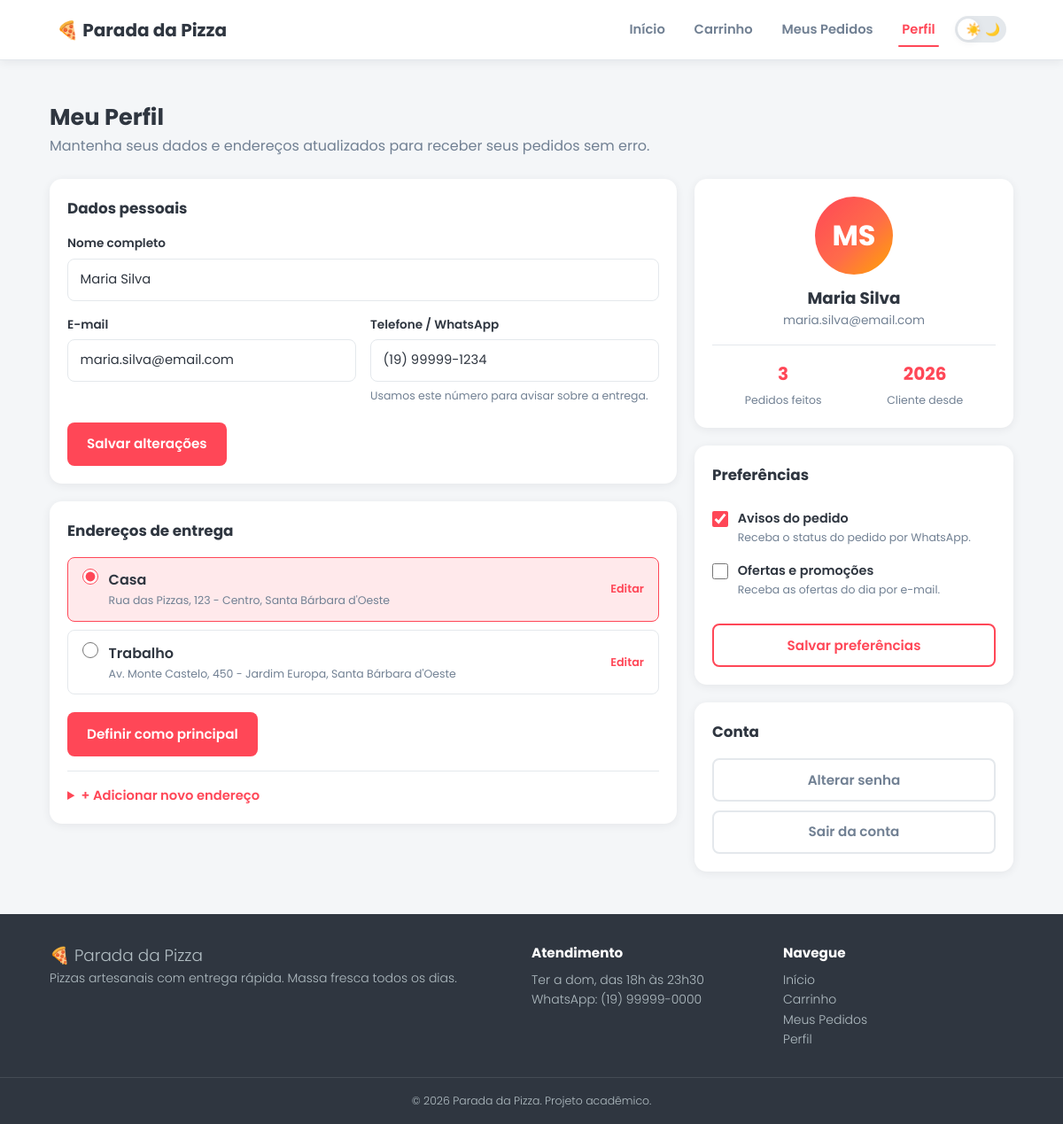
Page /perfil.php on the committed database.
### tables this page shows
CREATE TABLE usuarios (
  id          INT UNSIGNED NOT NULL AUTO_INCREMENT,
  nome        VARCHAR(100) NOT NULL,
  email       VARCHAR(150) NOT NULL,
  telefone    VARCHAR(20)  NOT NULL,
  pref_status TINYINT(1)   NOT NULL DEFAULT 1,
  pref_promo  TINYINT(1)   NOT NULL DEFAULT 0,
  criado_em   DATETIME     NOT NULL DEFAULT CURRENT_TIMESTAMP,
  PRIMARY KEY (id)
);

CREATE TABLE enderecos (
  id          INT UNSIGNED NOT NULL AUTO_INCREMENT,
  id_usuario  INT UNSIGNED NOT NULL,
  apelido     VARCHAR(50)  NULL,
  cep         VARCHAR(9)   NULL,
  numero      VARCHAR(10)  NOT NULL,
  rua         VARCHAR(150) NOT NULL,
  bairro      VARCHAR(100) NOT NULL,
  cidade      VARCHAR(100) NOT NULL,
  complemento VARCHAR(150) NULL,
  principal   TINYINT(1)   NOT NULL DEFAULT 0,
  PRIMARY KEY (id),
  FOREIGN KEY (id_usuario) REFERENCES usuarios (id)
);

### conexao.php (called while the page is built, shortened)
<?php
function e($texto): string
{
    return htmlspecialchars((string) $texto, ENT_QUOTES, 'UTF-8');
}
function endereco_completo(array $end): string
{
    return $end['rua'] . ', ' . $end['numero'] . ' - ' . $end['bairro'] . ', ' . $end['cidade'];
}

### perfil.php (the view, shortened to what this page needs)
<?php
require 'conexao.php';
require 'partes.php';
$st = $pdo->prepare('SELECT * FROM usuarios WHERE id = ?');
$st->execute([ID_USUARIO]);
$u = $st->fetch();
$st = $pdo->prepare('SELECT * FROM enderecos WHERE id_usuario = ? ORDER BY id');
$st->execute([ID_USUARIO]);
$enderecos = $st->fetchAll();
$st = $pdo->prepare('SELECT COUNT(*) FROM pedidos WHERE id_usuario = ?');
$st->execute([ID_USUARIO]);
$qtd_pedidos = (int) $st->fetchColumn();
$cliente_desde = date('Y', strtotime($u['criado_em']));
$partes = preg_split('/\s+/', trim($u['nome']));
$iniciais = mb_strtoupper(mb_substr($partes[0], 0, 1));
if (count($partes) > 1) {
    $iniciais .= mb_strtoupper(mb_substr(end($partes), 0, 1));
}
?>
  <main class="conteudo">
    <div class="pagina-titulo">
      <h1>Meu Perfil</h1>
      <p>Mantenha seus dados e endereços atualizados para receber seus pedidos sem erro.</p>
    </div>
    <div class="perfil-layout">
      <div class="perfil-coluna">
        <section class="cartao" aria-labelledby="titulo-dados">
          <h2 class="subtitulo-bloco" id="titulo-dados">Dados pessoais</h2>
          <form action="perfil.php" method="post">
            <div class="form-grid">
              <div class="campo campo--cheio">
                <label for="nome">Nome completo</label>
                <input type="text" id="nome" name="nome" value="<?= e($u['nome']) ?>" autocomplete="name" required>
              </div>
              <div class="campo">
                <label for="email">E-mail</label>
                <input type="email" id="email" name="email" value="<?= e($u['email']) ?>" autocomplete="email" required>
              </div>
              <div class="campo">
                <label for="telefone">Telefone / WhatsApp</label>
                <input type="tel" id="telefone" name="telefone" value="<?= e($u['telefone']) ?>" autocomplete="tel" required>
                <small>Usamos este número para avisar sobre a entrega.</small>
              </div>
            </div>
            <div class="form-acoes">
              <button type="submit" name="acao" value="dados" class="btn btn--primario">Salvar alterações</button>
            </div>
          </form>
        </section>
        <section class="cartao" id="enderecos" aria-labelledby="titulo-enderecos">
          <h2 class="subtitulo-bloco" id="titulo-enderecos">Endereços de entrega</h2>
          <form action="perfil.php" method="post">
            <fieldset class="enderecos-lista">
<?php foreach ($enderecos as $end): ?>
              <label class="opcao-pagamento" for="end-<?= (int) $end['id'] ?>">
                <input type="radio" id="end-<?= (int) $end['id'] ?>" name="endereco" value="<?= (int) $end['id'] ?>"<?= $end['principal'] ? ' checked' : '' ?>>
                <div>
                  <?= e($end['apelido']) ?>
                  <small><?= e(endereco_completo($end)) ?></small>
                </div>
                <a class="endereco__acoes" href="#">Editar</a>
              </label>
<?php endforeach; ?>
            </fieldset>
            <div class="form-acoes">
              <button type="submit" name="acao" value="principal" class="btn btn--primario">Definir como principal</button>
            </div>
          </form>
          <details class="novo-endereco">
            <summary>+ Adicionar novo endereço</summary>
          </details>
        </section>
      </div>
      <div class="perfil-coluna perfil-lateral">
        <section class="cartao perfil-usuario" aria-label="Resumo da conta">
          <div class="avatar" role="img" aria-label="Iniciais de <?= e($u['nome']) ?>"><?= e($iniciais) ?></div>
          <h2><?= e($u['nome']) ?></h2>
          <p><?= e($u['email']) ?></p>
          <div class="perfil-estatisticas">
            <div>
              <strong><?= $qtd_pedidos ?></strong>
              <span>Pedidos feitos</span>
            </div>
            <div>
              <strong><?= e($cliente_desde) ?></strong>
              <span>Cliente desde</span>
            </div>
          </div>
        </section>
        <section class="cartao" aria-labelledby="titulo-preferencias">
          <h2 class="subtitulo-bloco" id="titulo-preferencias">Preferências</h2>
          <form action="perfil.php" method="post">
            <label class="opcao-check" for="pref-status">
              <input type="checkbox" id="pref-status" name="pref_status"<?= $u['pref_status'] ? ' checked' : '' ?>>
              <div>
                Avisos do pedido
                <small>Receba o status do pedido por WhatsApp.</small>
              </div>
            </label>
            <label class="opcao-check" for="pref-promo">
              <input type="checkbox" id="pref-promo" name="pref_promo"<?= $u['pref_promo'] ? ' checked' : '' ?>>
              <div>
                Ofertas e promoções
                <small>Receba as ofertas do dia por e-mail.</small>
              </div>
            </label>
            <div class="form-acoes">
              <button type="submit" name="acao" value="preferencias" class="btn btn--secundario btn--bloco">Salvar preferências</button>
            </div>
          </form>
        </section>
        <section class="cartao" aria-labelledby="titulo-conta">
          <h2 class="subtitulo-bloco" id="titulo-conta">Conta</h2>
          <div class="conta-acoes">
            <a class="btn btn--neutro btn--bloco" href="#">Alterar senha</a>
            <a class="btn btn--neutro btn--bloco" href="#">Sair da conta</a>
          </div>
        </section>
      </div>
    </div>
  </main>

### rows in the picture
usuarios: nome "Maria Silva", email "maria.silva@email.com", telefone "(19) 99999-1234", nome "MS", criado_em "2026", pref_status "☑"
enderecos: principal "☑ Casa Rua das Pizzas, 123 - Cen", apelido "Casa", endereco_completo($end) "Rua das Pizzas, 123 - Centro, Santa Bárbara d'Oeste"
enderecos: principal "☐ Trabalho Av. Monte Castelo, 45", apelido "Trabalho", endereco_completo($end) "Av. Monte Castelo, 450 - Jardim Europa, Santa Bárbara d'Oeste"

### other values in the picture
$rotulo "Início"
$rotulo "Carrinho"
$rotulo "Meus Pedidos"
$rotulo "Perfil"
$qtd_pedidos "3"
